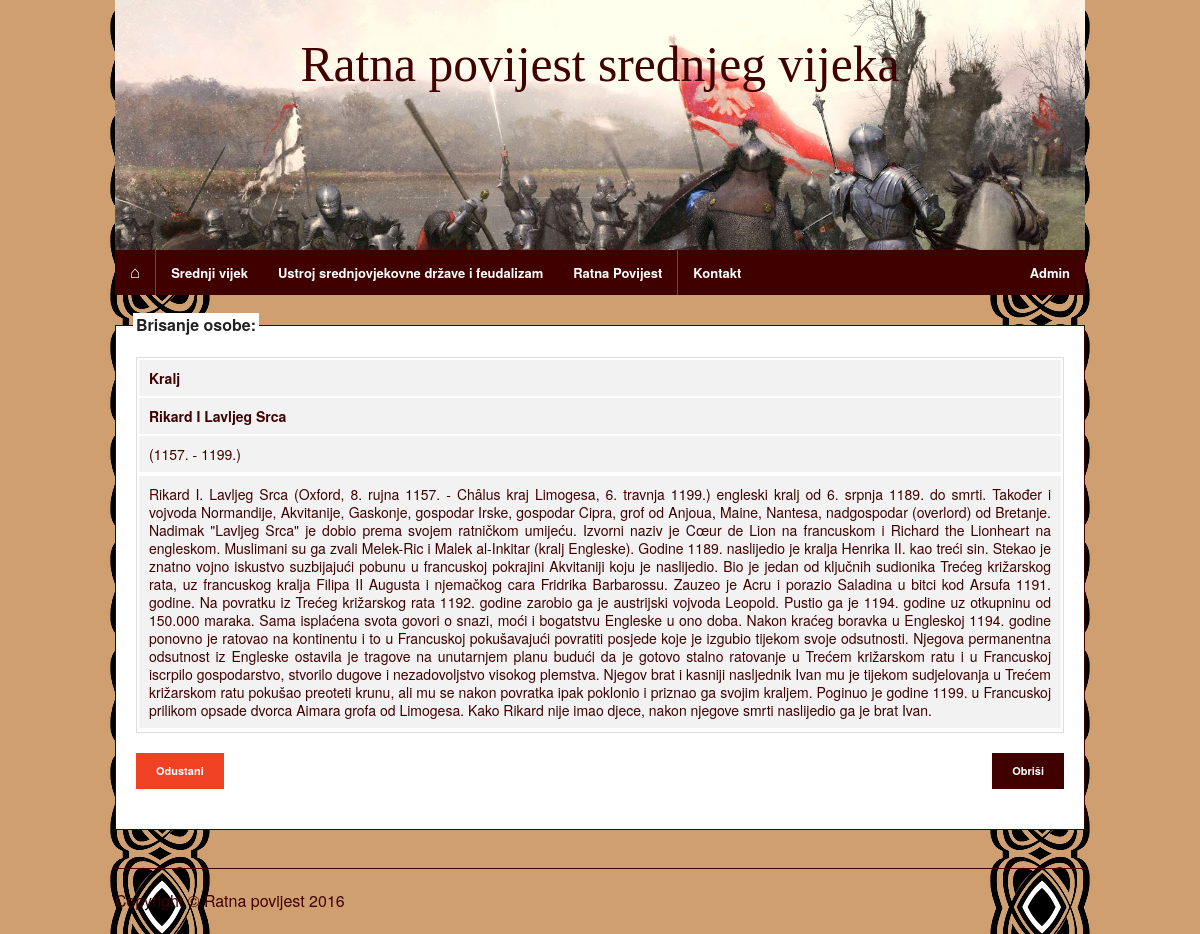
/privatno/osobe/obrisi.php?sifra=1, run on the app's committed database.
### tables this page shows
create table osobe(
sifra int not null primary key auto_increment,
ime varchar(50) not null,
prezime varchar(50) not null,
titula int not null, 
godinarodjenja int,
godinasmrti int,
opis text,
slika varchar(255)
);

create table titule(
sifra int not null primary key auto_increment,
naziv varchar(50) not null,
opis mediumtext
);

### privatno/osobe/obrisi.php (the view, shortened to what this page needs)
<?php
include_once '../../konfiguracija.php';
if (!((isset($_GET["sifra"]) && ctype_digit($_GET["sifra"])) || isset($_POST["sifra"]))) {
	header("location: ../../logout.php");
}else{
	if(isset($_GET["sifra"])){
		$sifra=$_GET["sifra"];
	}else{
		$sifra=$_POST["sifra"];
	}
}
if($_GET){
$izraz = $veza -> prepare('select a.sifra,a.ime,a.prezime,a.godinarodjenja,a.godinasmrti,a.opis,b.naziv
			from osobe a inner join titule b on a.titula=b.sifra where a.sifra=:sifra');
$izraz->bindParam("sifra",$sifra);
$izraz -> execute();
$rezultati = $izraz -> fetch(PDO::FETCH_OBJ);
}
?>
<!doctype html>
<html class="no-js" lang="en">
	<head>
		<?php include_once '../../head.php';?>
	</head>
	<body>
		<?php include_once '../../zaglavlje.php';?>
		<?php include_once '../../izbornik.php'; ?>
		<div class="row">
			<div class="large-12 columns">
				<form action="<?php echo $_SERVER["PHP_SELF"] ?>" method="post">
					<fieldset>
						<legend>
							Brisanje osobe:
						</legend>
					<table>
								<tr>
   					 <th class="tablica"><?php echo $rezultati->naziv; ?></th>
  				</tr>
						<tr>
   					 <th class="tablica"><?php echo $rezultati->ime; ?> <?php echo $rezultati->prezime; ?></th>
  				</tr>
  				<tr>
  					<td class="tablica">(<?php echo $rezultati->godinarodjenja;?>. - <?php echo $rezultati->godinasmrti;?>.)
  				<tr>
  					<td class="tablica"><?php echo $rezultati->opis; ?>
  				</table>
						<div class="row">
			<div class="large-6 columns">
				<a href="index.php" class="alert button tiny lijevo">Odustani</a>
				</div>
			<div class="large-6 columns">
				<input type="submit"
						id="autoriziraj"
						class="button tiny desno"
						value="Obriši" />
				</div>
				</div>
					</fieldset>
				</form>
			</div>
		</div>
		<?php
	include_once '../../podnozje.php';
		?>
	</body>
</html>

### css/stil.css (style rules this page uses)
.desno { background-color: #400000; float: right; font-weight: bold; }
.lijevo { background-color: #400000; float: left; font-weight: bold; }
body { background:#CF9F70; z-index: -999999; background-image: url("../img/ornament.png"), url("../img/ornament.png"); background-position: left top, right top; background-repeat: repeat-y, repeat-y; }
fieldset { border-style: solid; border-color: #400000; background:#FFFFFF; }
.tablica { background: #f2f2f2; border-style:none; text-align: justify; color: #400000; }

### data on the page
osobe: titula.naziv "Kralj", ime "Rikard I", prezime "Lavljeg Srca", godinarodjenja "1157", godinasmrti "1199", opis "Rikard I. Lavljeg Srca (Oxford, 8. rujna 1157. - Châlus kraj Limogesa, 6. travnja 1199.) engleski kralj od 6. srpnja 1189. do smrti. Također i vojvoda Normandije, Akvitanije, Gaskonje, gospodar Irske, gospodar Cipra, grof od Anjoua, Maine, Nantesa, nadgospodar (overlord) od Bretanje. Nadimak \"Lavljeg Srca\" je dobio prema svojem ratničkom umijeću. Izvorni naziv je Cœur de Lion na francuskom i Richard the Lionheart na engleskom. Muslimani su ga zvali Melek-Ric i Malek al-Inkitar (kralj Engleske). Godine 1189. naslijedio je kralja Henrika II. kao treći sin. Stekao je znatno vojno iskustvo suzbijajući pobunu u francuskoj pokrajini Akvitaniji koju je naslijedio. Bio je jedan od ključnih…"
